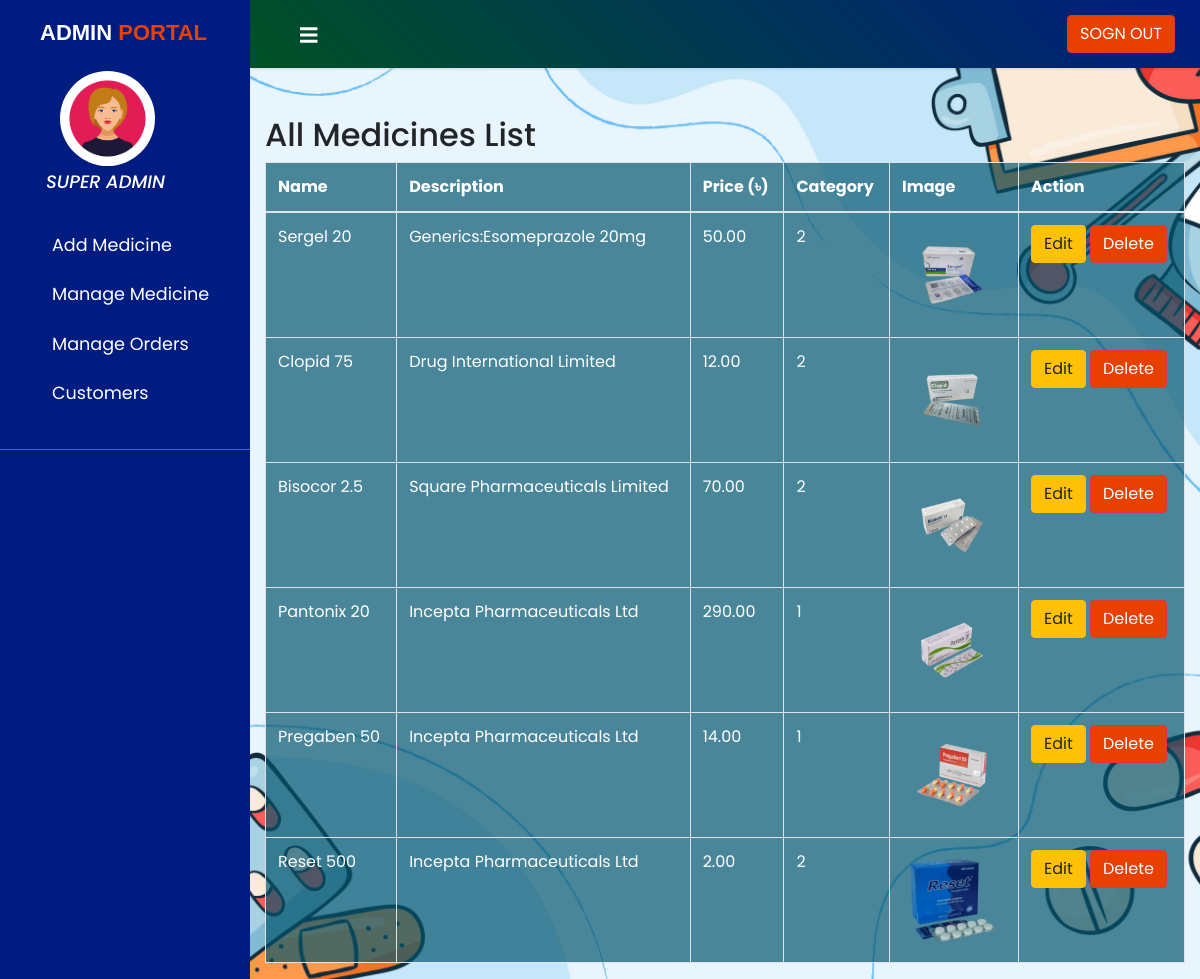
Screenshot of /admin/manageMedicine.php with the database file from the repository.
### tables this page shows
CREATE TABLE `products` (
  `id` int(11) NOT NULL,
  `name` varchar(255) NOT NULL,
  `description` text DEFAULT NULL,
  `price` decimal(10,2) NOT NULL,
  `image` varchar(255) DEFAULT NULL,
  `category` varchar(255) NOT NULL
);

### admin/manageMedicine.php (the view)
<?php
include 'inc/header.php';
include '../connection/db_connection.php';
?>
<div class="container mt-5">
    <h2>All Medicines List</h2>
    <table class="table table-bordered" style="background-color: #00536cad;color: white;">
        <thead>
            <tr>
                <th>Name</th>
                <th>Description</th>
                <th>Price (৳)</th>
                <th>Category</th>
                <th>Image</th>
                <th>Action</th>
            </tr>
        </thead>
        <tbody>
            <?php
            $sql = "SELECT * FROM products";
            $result = $conn->query($sql);
            if ($result->num_rows > 0) {
                while ($row = $result->fetch_assoc()) {
                    echo '<tr>';
                    echo '<td>' . $row['name'] . '</td>';
                    echo '<td>' . $row['description'] . '</td>';
                    echo '<td>' . $row['price'] . '</td>';
                    echo '<td>' . ($row['category']) . '</td>';
                    echo '<td><img src="uploads/' . $row['image'] . '" alt="' . $row['name'] . '" style="max-width: 100px;"></td>';
                    echo '<td>
                        <a href="editMedicine.php?id=' . $row['id'] . '" class="btn btn-warning">Edit</a>
                        <a href="deleteMedicine.php?id=' . $row['id'] . '" class="btn btn-danger">Delete</a>
                    </td>';
                    echo '</tr>';
                }
            } else {
                echo '<tr><td colspan="6">No medicines found.</td></tr>';
            }
            ?>
        </tbody>
    </table>
</div>
<?php
include 'inc/footer.php';
?>

### admin/inc/header.php (shortened to what this page needs)
<!DOCTYPE html>
<html>
<head>
    <link rel="stylesheet" href="https://stackpath.bootstrapcdn.com/bootstrap/4.1.0/css/bootstrap.min.css">
     <link rel="stylesheet" href="style.css">
</head>
<body style=" background: url('images/bg.jpg');
    background-position: center;
    background-repeat: no-repeat;
    background-size: cover;">
    <div class="wrapper">
        <nav id="sidebar">
            <div class="sidebar-header">
                <h4>ADMIN <span>PORTAL</span></h4>
                <img src="images/admin.png" alt="">
                <h5>SUPER ADMIN</h5>
            </div>
            <ul class="list-unstyled components">
                <li>
                    <a href="addProduct.php">Add Medicine</a>
                </li>
                <li>
                    <a href="manageMedicine.php">Manage Medicine</a>
                </li>
                <li>
                    <a href="manageOrders.php">Manage Orders</a>
                </li>
                <li>
                    <a href="customers.php">Customers</a>
                </li>
            </ul>
        </nav>
          <div id="content">
<nav class="navbar navbar-expand-lg">
    <div class="container-fluid">
        <label for="check" id="sidebarCollapse">
            <i class="fas fa-bars" id="sidebar_btn"></i>
          </label>
        <div class="button">
        <a class="btn btn-danger" href="logout.php">SOGN OUT</a>
        </div>
</nav>

### admin/inc/footer.php (shortened to what this page needs)
</div>
    </div>
</body>
</html>

### admin/style.css (style rules this page uses)
body { font-family: 'Poppins', sans-serif; }
a, a:hover, a:focus { color: inherit; text-decoration: none; transition: all 0.3s; }
.navbar { padding: 15px 10px; background: linear-gradient(45deg, #005225, #001c81); border: none; border-radius: 0; margin-bottom: 40px; box-shadow: 1px 1px 3px rgba(0, 0, 0, 0.1); }
.wrapper { display: flex; width: 100%; align-items: stretch; perspective: 1500px; }
#sidebar { min-width: 250px; max-width: 250px; background: #001c81; color: #fff; transition: all 0.6s cubic-bezier(0.945, 0.020, 0.270, 0.665); transform-origin: bottom left; }
.sidebar-header h4 { color: #fff; font-family: sans-serif; margin: 0; text-transform: uppercase; font-size: 22px; font-weight: 900; position: relative; left: 20px; }
.sidebar-header span { color: #e74000; }
#sidebar .sidebar-header { padding: 20px; background: #001c81; }
#sidebar ul.components { padding: 30px 0; border-bottom: 1px solid #47748b; }
#sidebar ul li a { padding: 11px 0px 12px 52px; font-size: 1.1em; display: block; }
#content { width: 100%; min-height: 100vh; transition: all 0.3s; }
svg#sidebar_btn { color: #fff; position: fixed; cursor: pointer; left: 300px; font-size: 20px; margin: -5px 0; transition: 0.5s; transition-property: color; }
.sidebar-header img { width: 95px; border-radius: 58px; position: relative; left: 40px; bottom: -25px; }
.sidebar-header h5 { position: relative; left: 26px; bottom: -30px; font-size: 18px; font-style: italic; font-family: 'Poppins'; }
.btn-danger { background-color: #e74000; }

### rows the page displays
products: name "Sergel 20", description "Generics:Esomeprazole 20mg", price "50.00", category "2", image (picture)
products: name "Clopid 75", description "Drug International Limited", price "12.00", category "2", image (picture)
products: name "Bisocor 2.5", description "Square Pharmaceuticals Limited", price "70.00", category "2", image (picture)
products: name "Pantonix 20", description "Incepta Pharmaceuticals Ltd", price "290.00", category "1", image (picture)
products: name "Pregaben 50", description "Incepta Pharmaceuticals Ltd", price "14.00", category "1", image (picture)
products: name "Reset 500", description "Incepta Pharmaceuticals Ltd", price "2.00", category "2", image (picture)
